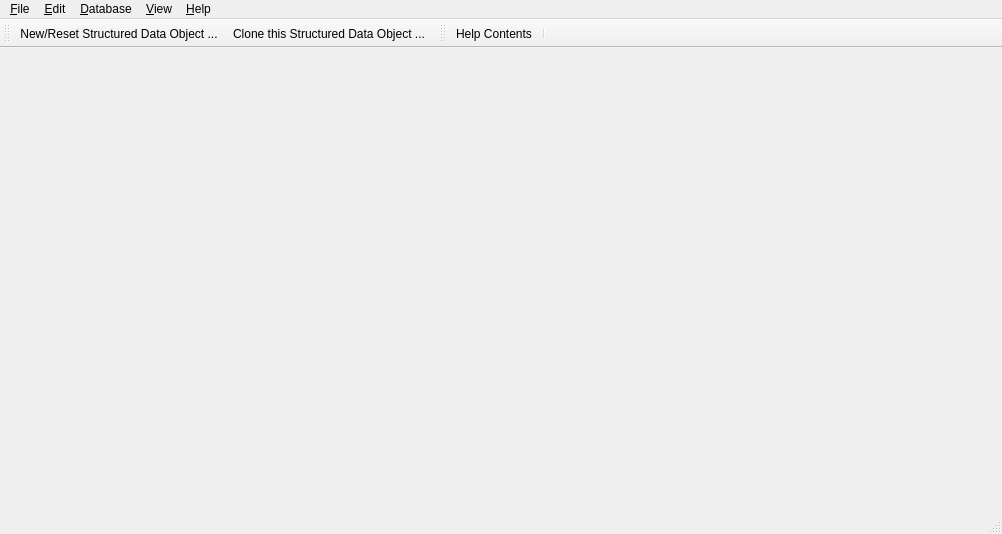
<?xml version="1.0" encoding="UTF-8"?>
<ui version="4.0">
 <class>JsonEditWidget</class>
 <widget class="QMainWindow" name="JsonEditWidget">
  <property name="geometry">
   <rect>
    <x>0</x>
    <y>0</y>
    <width>1002</width>
    <height>534</height>
   </rect>
  </property>
  <property name="windowTitle">
   <string>TMainWindow</string>
  </property>
  <widget class="QWidget" name="centralWidget">
   <layout class="QVBoxLayout" name="verticalLayout_4">
    <item>
     <widget class="QSplitter" name="mainSplitter">
      <property name="orientation">
       <enum>Qt::Orientation::Horizontal</enum>
      </property>
      <property name="handleWidth">
       <number>3</number>
      </property>
      <widget class="QWidget" name="jsonWidget" native="true">
       <layout class="QVBoxLayout" name="verticalLayout">
        <property name="spacing">
         <number>0</number>
        </property>
        <property name="leftMargin">
         <number>0</number>
        </property>
        <property name="topMargin">
         <number>0</number>
        </property>
        <property name="rightMargin">
         <number>0</number>
        </property>
        <property name="bottomMargin">
         <number>0</number>
        </property>
       </layout>
      </widget>
     </widget>
    </item>
   </layout>
  </widget>
  <widget class="QMenuBar" name="menuBar">
   <property name="geometry">
    <rect>
     <x>0</x>
     <y>0</y>
     <width>1002</width>
     <height>22</height>
    </rect>
   </property>
   <widget class="QMenu" name="menu_File">
    <property name="title">
     <string>&amp;File</string>
    </property>
    <addaction name="actionNew"/>
    <addaction name="action_Clone_Structured_Data_Object"/>
    <addaction name="separator"/>
    <addaction name="actionImport_Json_File"/>
    <addaction name="actionExport_Json_File"/>
    <addaction name="separator"/>
    <addaction name="actionImport_YAML_File"/>
    <addaction name="action_Export_YAML_File"/>
    <addaction name="separator"/>
    <addaction name="actionImport_XML_File"/>
    <addaction name="actionExport_XML_File"/>
    <addaction name="separator"/>
    <addaction name="actionE_xit"/>
   </widget>
   <widget class="QMenu" name="menuHelp">
    <property name="title">
     <string>&amp;Help</string>
    </property>
    <addaction name="actionContents"/>
    <addaction name="separator"/>
    <addaction name="actionVersion"/>
    <addaction name="actionAuthors"/>
    <addaction name="actionLicense"/>
    <addaction name="separator"/>
    <addaction name="action_Help_About"/>
   </widget>
   <widget class="QMenu" name="menu_Edit">
    <property name="title">
     <string>&amp;Edit</string>
    </property>
    <addaction name="separator"/>
    <addaction name="actionAdd_one_field"/>
    <addaction name="actionReset_Data_to_Defaults"/>
    <addaction name="action_Delete_field"/>
    <addaction name="separator"/>
    <addaction name="action_Resize_array"/>
    <addaction name="action_Clone_Current"/>
    <addaction name="separator"/>
    <addaction name="action_Delete_fields"/>
    <addaction name="actionRemove_Alternatives_Union"/>
    <addaction name="separator"/>
    <addaction name="actionCopy_Field_Path"/>
    <addaction name="actionCopy_Field"/>
    <addaction name="actionPaste_Field"/>
    <addaction name="separator"/>
    <addaction name="action_Calculator"/>
   </widget>
   <widget class="QMenu" name="menu_View">
    <property name="title">
     <string>&amp;View</string>
    </property>
    <addaction name="actionKeep_Data_Fields_Expanded"/>
    <addaction name="action_Show_comments"/>
    <addaction name="action_Display_enums"/>
    <addaction name="action_Edit_id"/>
   </widget>
   <widget class="QMenu" name="menu_Database">
    <property name="title">
     <string>&amp;Database</string>
    </property>
    <addaction name="action_Create"/>
    <addaction name="action_Read"/>
    <addaction name="action_Update"/>
    <addaction name="action_Delete"/>
   </widget>
   <addaction name="menu_File"/>
   <addaction name="menu_Edit"/>
   <addaction name="menu_Database"/>
   <addaction name="menu_View"/>
   <addaction name="menuHelp"/>
  </widget>
  <widget class="QStatusBar" name="statusBar"/>
  <widget class="QToolBar" name="mainToolBar">
   <property name="floatable">
    <bool>false</bool>
   </property>
   <attribute name="toolBarArea">
    <enum>TopToolBarArea</enum>
   </attribute>
   <attribute name="toolBarBreak">
    <bool>false</bool>
   </attribute>
   <addaction name="actionNew"/>
   <addaction name="action_Clone_Structured_Data_Object"/>
  </widget>
  <widget class="QToolBar" name="nameToolBar">
   <property name="windowTitle">
    <string>toolBar</string>
   </property>
   <property name="movable">
    <bool>true</bool>
   </property>
   <property name="floatable">
    <bool>false</bool>
   </property>
   <attribute name="toolBarArea">
    <enum>TopToolBarArea</enum>
   </attribute>
   <attribute name="toolBarBreak">
    <bool>false</bool>
   </attribute>
   <addaction name="actionContents"/>
   <addaction name="separator"/>
  </widget>
  <action name="actionE_xit">
   <property name="text">
    <string>E&amp;xit</string>
   </property>
  </action>
  <action name="actionNew">
   <property name="icon">
    <iconset resource="../../jsonui.qrc">
     <normaloff>:/menu/Icons/NewCreateRecordIcon24.png</normaloff>:/menu/Icons/NewCreateRecordIcon24.png</iconset>
   </property>
   <property name="text">
    <string>&amp;New/Reset Structured Data Object ...</string>
   </property>
   <property name="iconText">
    <string>New/Reset Structured Data Object ...</string>
   </property>
   <property name="toolTip">
    <string>New/Reset Structured  Data Object ...</string>
   </property>
  </action>
  <action name="actionImport_Json_File">
   <property name="text">
    <string>&amp;Read Structured Data from JSON File...</string>
   </property>
   <property name="iconText">
    <string>Read Structured Data from JSON File ...</string>
   </property>
   <property name="toolTip">
    <string>Read Structured Data from JSON File ...</string>
   </property>
  </action>
  <action name="actionExport_Json_File">
   <property name="text">
    <string>&amp;Write Structured Data to JSON File ...</string>
   </property>
   <property name="iconText">
    <string>Write Structured Data to JSON File ...</string>
   </property>
   <property name="toolTip">
    <string>Write Structured Data to JSON File ...</string>
   </property>
  </action>
  <action name="actionImport_YAML_File">
   <property name="text">
    <string>Read Structured Data from &amp;YAML File ...</string>
   </property>
   <property name="iconText">
    <string>Read Structured Data from YAML File ...</string>
   </property>
   <property name="toolTip">
    <string>Read Structured Data from YAML File ...</string>
   </property>
  </action>
  <action name="action_Export_YAML_File">
   <property name="text">
    <string>Write &amp;Structured Data to YAML File ...</string>
   </property>
   <property name="iconText">
    <string>Write Structured Data to YAML File ...</string>
   </property>
   <property name="toolTip">
    <string>Write Structured Data to YAML File ...</string>
   </property>
  </action>
  <action name="actionImport_XML_File">
   <property name="text">
    <string>Read Structured Data from XML &amp;File ...</string>
   </property>
   <property name="iconText">
    <string>Read Structured Data from XML File ...</string>
   </property>
   <property name="toolTip">
    <string>Read Structured Data from XML File ...</string>
   </property>
  </action>
  <action name="actionExport_XML_File">
   <property name="text">
    <string>Write Sctructured &amp;Data to XML File ...</string>
   </property>
  </action>
  <action name="action_Help_About">
   <property name="text">
    <string> Help &amp;About ...</string>
   </property>
   <property name="iconText">
    <string>Open Help Viewer ...</string>
   </property>
   <property name="toolTip">
    <string>Open Help VIewer ...</string>
   </property>
  </action>
  <action name="actionAuthors">
   <property name="text">
    <string>Au&amp;thors ...</string>
   </property>
  </action>
  <action name="actionLicense">
   <property name="text">
    <string>&amp;License ...</string>
   </property>
  </action>
  <action name="action_Delete_field">
   <property name="text">
    <string>&amp;Remove Selected Field</string>
   </property>
   <property name="iconText">
    <string>Remove Selected Data Field</string>
   </property>
   <property name="toolTip">
    <string>Remove Selected Data Field</string>
   </property>
  </action>
  <action name="action_Resize_array">
   <property name="text">
    <string>Resize Selected List/Map/Set ...</string>
   </property>
   <property name="iconText">
    <string>Resize Selected List/Map/Set ...</string>
   </property>
   <property name="toolTip">
    <string>Resize Selected List/Map/Set ...</string>
   </property>
   <property name="shortcut">
    <string>F4</string>
   </property>
  </action>
  <action name="action_Calculator">
   <property name="text">
    <string>Apply Calculator to Data Field(s) ...</string>
   </property>
   <property name="iconText">
    <string>Apply Calculator to Data Field(s) ...</string>
   </property>
   <property name="toolTip">
    <string>Apply Calculator to Data Field(s) ...</string>
   </property>
   <property name="shortcut">
    <string>F5</string>
   </property>
  </action>
  <action name="actionAdd_one_field">
   <property name="text">
    <string>Add &amp;One Data Field ...</string>
   </property>
   <property name="iconText">
    <string>Add One Data Field ...</string>
   </property>
   <property name="toolTip">
    <string>Add One Data Field ...</string>
   </property>
  </action>
  <action name="actionContents">
   <property name="icon">
    <iconset resource="../../jsonui.qrc">
     <normaloff>:/menu/Icons/QuestionMessageIcon24.png</normaloff>:/menu/Icons/QuestionMessageIcon24.png</iconset>
   </property>
   <property name="text">
    <string>Help &amp;Contents ...</string>
   </property>
  </action>
  <action name="action_Show_comments">
   <property name="checkable">
    <bool>true</bool>
   </property>
   <property name="text">
    <string>&amp;Display Comments to Data Fields</string>
   </property>
  </action>
  <action name="action_Display_enums">
   <property name="checkable">
    <bool>true</bool>
   </property>
   <property name="text">
    <string>&amp;Show Enum Names Instead of Values</string>
   </property>
  </action>
  <action name="actionRemove_Alternatives_Union">
   <property name="text">
    <string>Remove Alternatives (from &amp;Union)</string>
   </property>
  </action>
  <action name="actionVersion">
   <property name="text">
    <string>&amp;Version ...</string>
   </property>
  </action>
  <action name="actionReset_Data_to_Defaults">
   <property name="text">
    <string>Reset Field to &amp;Defaults</string>
   </property>
  </action>
  <action name="action_Edit_id">
   <property name="checkable">
    <bool>true</bool>
   </property>
   <property name="text">
    <string>&amp;Edit _id of DB (Document) Records </string>
   </property>
  </action>
  <action name="actionKeep_Data_Fields_Expanded">
   <property name="checkable">
    <bool>true</bool>
   </property>
   <property name="text">
    <string>&amp;Keep Data Fields Expanded</string>
   </property>
  </action>
  <action name="action_Clone_Structured_Data_Object">
   <property name="icon">
    <iconset resource="../../jsonui.qrc">
     <normaloff>:/menu/Icons/NewCloneRecordIcon24.png</normaloff>:/menu/Icons/NewCloneRecordIcon24.png</iconset>
   </property>
   <property name="text">
    <string>&amp;Clone this Structured Data Object ...</string>
   </property>
   <property name="iconText">
    <string>Clone this Structured Data Object ...</string>
   </property>
   <property name="toolTip">
    <string>Clone this Structured Data Object ...</string>
   </property>
  </action>
  <action name="actionCopy_Field_Path">
   <property name="text">
    <string>Copy Field &amp;Path</string>
   </property>
  </action>
  <action name="actionCopy_Field">
   <property name="text">
    <string>Copy &amp;Field Value(s)</string>
   </property>
  </action>
  <action name="actionPaste_Field">
   <property name="text">
    <string>Paste Field &amp;Value(s)</string>
   </property>
  </action>
  <action name="action_Delete">
   <property name="icon">
    <iconset resource="../../jsonui.qrc">
     <normaloff>:/menu/Icons/DeleteCurrentRecordIcon24.png</normaloff>:/menu/Icons/DeleteCurrentRecordIcon24.png</iconset>
   </property>
   <property name="text">
    <string>&amp;Delete Current DB Record</string>
   </property>
  </action>
  <action name="action_Update">
   <property name="icon">
    <iconset resource="../../jsonui.qrc">
     <normaloff>:/menu/Icons/save_db.png</normaloff>:/menu/Icons/save_db.png</iconset>
   </property>
   <property name="text">
    <string>&amp;Update DB Record for Current Data Object</string>
   </property>
   <property name="toolTip">
    <string>Update DB Record for Current Data Object</string>
   </property>
  </action>
  <action name="action_Read">
   <property name="icon">
    <iconset resource="../../jsonui.qrc">
     <normaloff>:/menu/Icons/load_db.png</normaloff>:/menu/Icons/load_db.png</iconset>
   </property>
   <property name="text">
    <string>&amp;Read Data Object from Another DB Record ...</string>
   </property>
   <property name="iconText">
    <string>Read Data Object from Another DB Record ...</string>
   </property>
   <property name="toolTip">
    <string>Read Data Object from Another DB Record ...</string>
   </property>
  </action>
  <action name="action_Create">
   <property name="icon">
    <iconset resource="../../jsonui.qrc">
     <normaloff>:/menu/Icons/NewCreateRecordIcon24.png</normaloff>:/menu/Icons/NewCreateRecordIcon24.png</iconset>
   </property>
   <property name="text">
    <string>&amp;Create DB Record for Current Data Object</string>
   </property>
   <property name="toolTip">
    <string>Create DB Record for Current Data Object</string>
   </property>
  </action>
  <action name="action_Delete_fields">
   <property name="text">
    <string>Select and Remove Fields ...</string>
   </property>
   <property name="toolTip">
    <string>Remove Selected Data Fields</string>
   </property>
   <property name="shortcut">
    <string>F8</string>
   </property>
  </action>
  <action name="action_Clone_Current">
   <property name="text">
    <string>&amp;Clone Selected Field</string>
   </property>
   <property name="toolTip">
    <string>Add copy of current field to end of list/map</string>
   </property>
  </action>
 </widget>
 <layoutdefault spacing="6" margin="11"/>
 <resources>
  <include location="../../jsonui.qrc"/>
 </resources>
 <connections/>
</ui>
